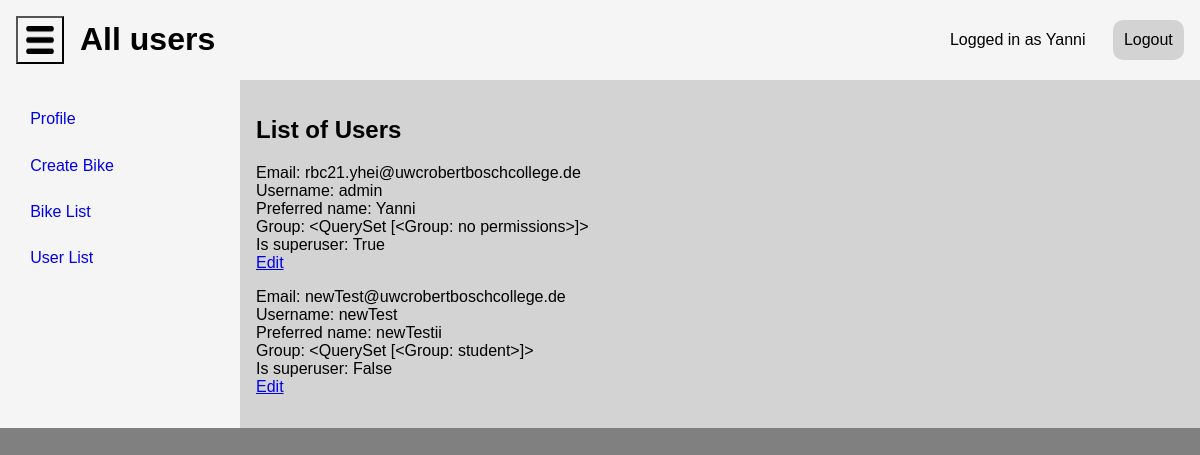
/userList/ (signed in), run on an earlier commit of the app's database.
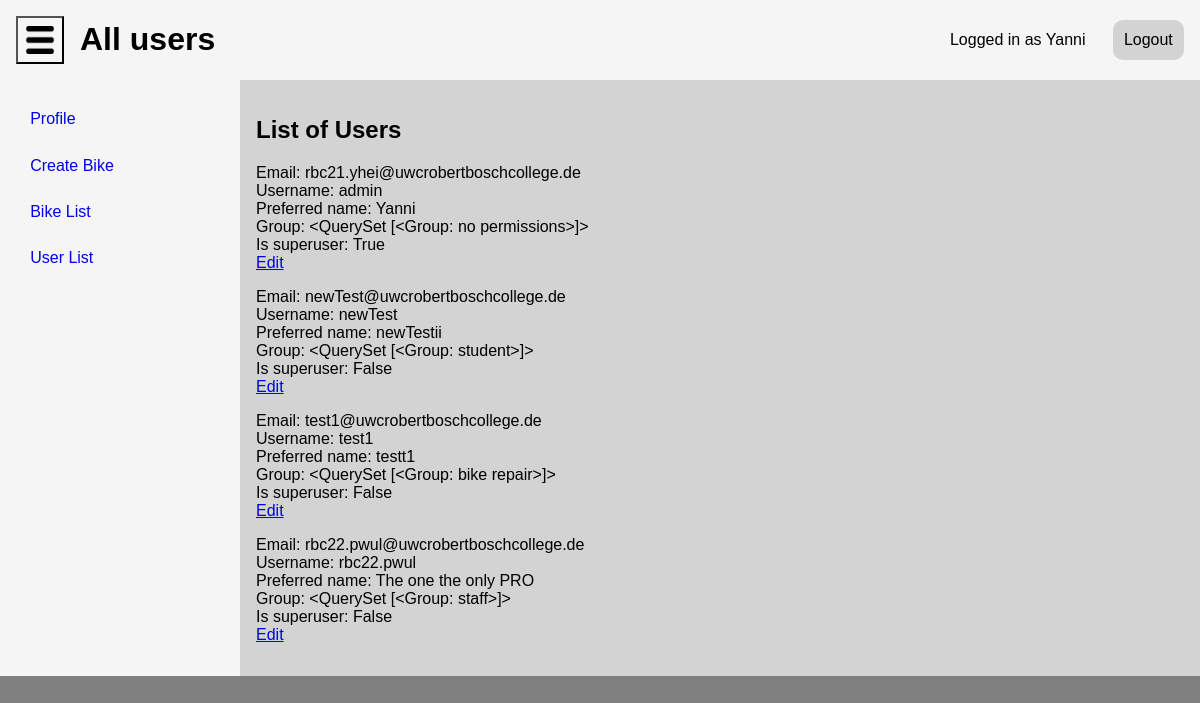
And on a later commit of the database.
### application/models.py (models this page shows, shortened)
class User(AbstractUser):
    first_name = models.CharField(_("preferred name"), max_length=150, blank=True)
    email = models.EmailField(
        _('email address'),
        unique=True,
        validators=[schoolEmailValidator],
        error_messages={
            "unique": _("A user with that email already exists.")
        }
    )
    def __str__(self) -> str:
        return self.first_name
    class Meta:
        permissions = [
            ("own_bike", "Can be a bike steward")
        ]

### application/views.py (the view)
# urls.py: path("userList/", views.UserListView.as_view(), name="user-view"),
class UserListView(PermissionRequiredMixin, generic.TemplateView):
    permission_required = "application.view_user"
    template_name = "userList.html"
    def get_context_data(self, **kwargs):
        context = super().get_context_data(**kwargs)
        context["Users"] = User.objects.all()
        return context

### application/templates/userList.html
{% extends "base.html" %}
{% block title %}
<h1>All users</h1>
{% endblock %}
{% block content %}
<h2>List of Users</h2>
{% for user in Users %}
<p>
    Email: {{ user.email }} <br>
    Username: {{ user.username }} <br>
    Preferred name: {{ user.first_name }} <br>
    Group: {{ user.groups.all }} <br>
    Is superuser: {{ user.is_superuser }} <br>
    {% if perms.application.change_user %}
    <a href="{% url 'user-change' user.id %}">Edit</a>
    {% endif %}
</p>
{% endfor %}
{% endblock %}

### application/templates/base.html (shortened to what this page needs)
{% load static %}
<!DOCTYPE html>
<html lang="en">
    <head>
        <link rel="stylesheet" href="{% static 'design.css' %}">
    </head>
    <body>
        <div class="container">
            <div class="header-container">
                <button id="sidebar-button" onclick="document.getElementsByClassName('left')[0].classList.toggle('collapsed')">
                    <div id="button-image"></div>
                </button>
                <div id="header-block">
                    {% block title %}
                    {% endblock %}
                </div>
                {% if user.is_authenticated %}
                <p class="header-login">
                    Logged in as {{user}}
                </p>
                {% else %}
                <p class="header-login">
                    Not logged in
                </p>
                {% endif %}
                {% if user.is_authenticated %}
                    <a class="header-login" id="login-button" href="{% url 'logout' %}">Logout</a>
                {% else %}
                    <a class="header-login" id="login-button" href="{% url 'login' %}">Login</a>
                {% endif %}
            </div>
            <div class="content-container">
                <div class="left" id="left">
                    {% if user.is_authenticated %}
                        <a class="page-links" href="{% url 'profile' %}">Profile</a>
                    {% endif %}
                    {% if perms.application.add_bike %}
                        <a class="page-links" href="{% url 'createBike' %}">Create Bike</a>
                    {% endif %}
                    {% if perms.application.view_bike %}
                        <a class="page-links" href="{% url 'bikeList' %}">Bike List</a>
                    {% endif %}
                    {% if perms.application.view_bike %}
                        <a class="page-links" href="{% url 'user-view' %}">User List</a>
                    {% endif %}
                </div>
                <section id="content">
                    {% block content %}
                    {% endblock %}
                </section>
            </div>
        </div>
    </body>
</html>

What changed in the data, as far as the page shows it:
added User: email "test1@uwcrobertboschcollege.de", username "test1", first_name "testt1", groups.all "<QuerySet [<Group: bike repair>]>", is_superuser "False"
added User: email "rbc22.pwul@uwcrobertboschcollege.de", username "rbc22.pwul", first_name "The one the only PRO", groups.all "<QuerySet [<Group: staff>]>", is_superuser "False"
